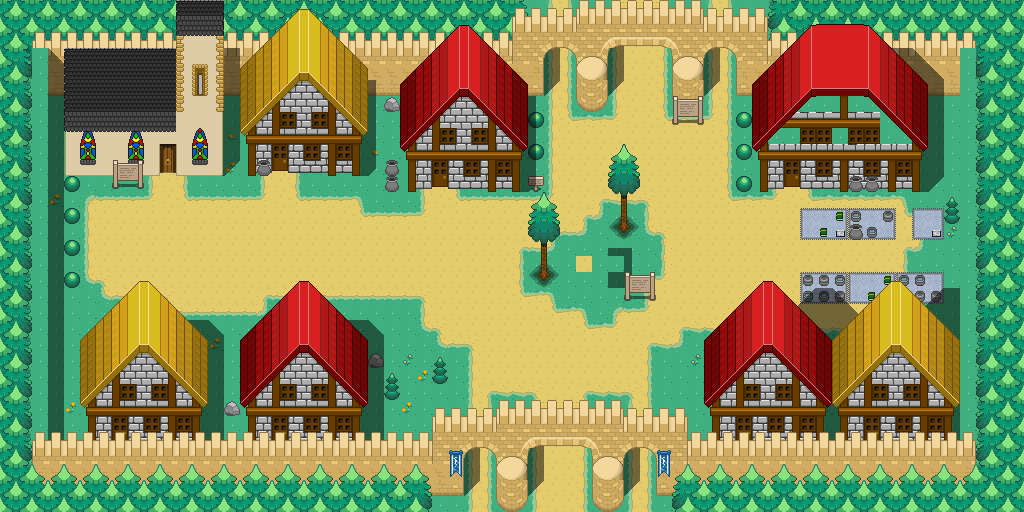

Rendered tile map (Tiled .tmx) drawn with the repository's tilesets; below, a short description and the map source with its tile grids summarised:
An orthogonal 64x32 tile map with 16x16 px tiles, 8 tile layers (ground1, ground2, shadows1, walls1, ...) and 160 objects (29x sign, 18x animatedObject, 13x person, 10x warpField, 4x startField).

<map version="1.0" orientation="orthogonal" renderorder="right-down" width="64" height="32" tilewidth="16" tileheight="16" nextobjectid="393">
 <properties>
  <property name="musicIndex" value="2" />
  <property name="musicType" value="town" />
  <property name="weather" value="clouds" />
 </properties>
 <tileset firstgid="1" name="limbusdev_world2" tilewidth="16" tileheight="16" tilecount="4096">
  <image source="../spritesheets/limbusdev_world2.png" width="1024" height="1024" />
 </tileset>
 <layer name="ground1" width="64" height="32">
  <data>[2048 cells, 2048 non-empty, 17 distinct tile ids]</data>
 </layer>
 <layer name="ground2" width="64" height="32">
  <data>[2048 cells, 34 non-empty, 6 distinct tile ids]</data>
 </layer>
 <layer name="shadows1" width="64" height="32">
  <data>[2048 cells, 40 non-empty, 3 distinct tile ids]</data>
 </layer>
 <layer name="walls1" width="64" height="32">
  <data>[2048 cells, 968 non-empty, 106 distinct tile ids]</data>
 </layer>
 <layer name="objects1" width="64" height="32">
  <data>[2048 cells, 87 non-empty, 28 distinct tile ids]</data>
 </layer>
 <objectgroup name="animatedObjects1">
  <object id="334" name="animatedObject" x="448" y="352" width="16" height="16">
   <properties>
    <property name="index" value="flower2" />
   </properties>
  </object>
  <object id="335" name="animatedObject" x="688" y="336" width="16" height="16">
   <properties>
    <property name="index" value="flower2" />
   </properties>
  </object>
  <object id="336" name="animatedObject" x="672" y="352" width="16" height="16">
   <properties>
    <property name="index" value="flower2" />
   </properties>
  </object>
  <object id="337" name="animatedObject" x="928" y="272" width="16" height="16">
   <properties>
    <property name="index" value="pan1" />
   </properties>
  </object>
  <object id="338" name="animatedObject" x="528" y="160" width="16" height="16">
   <properties>
    <property name="index" value="flower2" />
   </properties>
  </object>
  <object id="339" name="animatedObject" x="224" y="176" width="16" height="16">
   <properties>
    <property name="index" value="flower2" />
   </properties>
  </object>
  <object id="340" name="animatedObject" x="64" y="224" width="16" height="16">
   <properties>
    <property name="index" value="flower2" />
   </properties>
  </object>
  <object id="341" name="animatedObject" x="80" y="304" width="16" height="16">
   <properties>
    <property name="index" value="flower2" />
   </properties>
  </object>
  <object id="342" name="animatedObject" x="528" y="96" width="16" height="16">
   <properties>
    <property name="index" value="flag1" />
   </properties>
  </object>
  <object id="343" name="animatedObject" x="736" y="64" width="16" height="16">
   <properties>
    <property name="index" value="flag1" />
   </properties>
  </object>
  <object id="344" name="animatedObject" x="864" y="208" width="16" height="16">
   <properties>
    <property name="index" value="pan1" />
   </properties>
  </object>
  <object id="345" name="animatedObject" x="880" y="224" width="16" height="16">
   <properties>
    <property name="index" value="pan1" />
   </properties>
  </object>
  <object id="346" name="animatedObject" x="320" y="176" width="16" height="16">
   <properties>
    <property name="index" value="tree1" />
   </properties>
  </object>
  <object id="347" name="animatedObject" x="400" y="192" width="16" height="16">
   <properties>
    <property name="index" value="tree1" />
   </properties>
  </object>
  <object id="350" name="animatedObject" x="192" y="176" width="16" height="16">
   <properties>
    <property name="frameDuration" value="0.09" />
    <property name="index" value="monster4" />
   </properties>
  </object>
  <object id="353" name="animatedObject" x="304" y="176" width="16" height="16">
   <properties>
    <property name="index" value="flower2" />
   </properties>
  </object>
  <object id="354" name="animatedObject" x="336" y="176" width="16" height="16">
   <properties>
    <property name="index" value="flower2" />
   </properties>
  </object>
  <object id="377" name="animatedObject" x="560" y="288" width="16" height="16">
   <properties>
    <property name="frameDuration" value="0.09" />
    <property name="index" value="monster15" />
   </properties>
  </object>
 </objectgroup>
 <objectgroup name="people" visible="0" />
 <layer name="shadows2" width="64" height="32">
  <data>[2048 cells, 134 non-empty, 7 distinct tile ids]</data>
 </layer>
 <layer name="tops1" width="64" height="32">
  <data>[2048 cells, 479 non-empty, 74 distinct tile ids]</data>
 </layer>
 <layer name="tops2" width="64" height="32">
  <data>[2048 cells, 378 non-empty, 114 distinct tile ids]</data>
 </layer>
 <objectgroup name="colliderWalls1" visible="0">
  <object id="203" x="64" y="144" width="96" height="32" />
  <object id="205" x="176" y="144" width="48" height="32" />
  <object id="206" x="64" y="96" width="160" height="48" />
  <object id="207" x="160" y="144" width="16" height="16" />
  <object id="208" x="240" y="160" width="32" height="16" />
  <object id="209" x="288" y="160" width="80" height="16" />
  <object id="210" x="240" y="144" width="128" height="16" />
  <object id="211" x="240" y="96" width="128" height="48" />
  <object id="213" x="400" y="176" width="32" height="16" />
  <object id="214" x="448" y="176" width="80" height="16" />
  <object id="216" x="400" y="96" width="128" height="80" />
  <object id="217" x="384" y="160" width="16" height="32" />
  <object id="218" x="384" y="96" width="16" height="16" />
  <object id="219" x="112" y="176" width="32" height="16" />
  <object id="220" x="64" y="176" width="16" height="16" />
  <object id="221" x="64" y="208" width="16" height="16" />
  <object id="222" x="64" y="240" width="16" height="16" />
  <object id="223" x="64" y="272" width="16" height="16" />
  <object id="224" x="224" y="400" width="16" height="16" />
  <object id="225" x="368" y="352" width="16" height="16" />
  <object id="227" x="384" y="384" width="16" height="16" />
  <object id="228" x="432" y="368" width="16" height="16" />
  <object id="230" x="256" y="336" width="96" height="16" />
  <object id="231" x="272" y="320" width="64" height="16" />
  <object id="232" x="288" y="304" width="32" height="16" />
  <object id="234" x="96" y="336" width="96" height="16" />
  <object id="235" x="112" y="320" width="64" height="16" />
  <object id="236" x="128" y="304" width="32" height="16" />
  <object id="237" x="528" y="256" width="32" height="32" />
  <object id="238" x="624" y="288" width="32" height="16" />
  <object id="242" x="608" y="208" width="32" height="32" />
  <object id="243" x="528" y="112" width="16" height="16" />
  <object id="244" x="528" y="144" width="16" height="16" />
  <object id="245" x="528" y="176" width="16" height="16" />
  <object id="246" x="736" y="112" width="16" height="16" />
  <object id="247" x="736" y="144" width="16" height="16" />
  <object id="248" x="736" y="176" width="16" height="16" />
  <object id="249" x="672" y="112" width="32" height="16" />
  <object id="250" x="752" y="176" width="32" height="16" />
  <object id="251" x="800" y="176" width="128" height="16" />
  <object id="252" x="752" y="96" width="176" height="80" />
  <object id="253" x="944" y="208" width="16" height="16" />
  <object id="256" x="720" y="336" width="96" height="16" />
  <object id="257" x="848" y="336" width="96" height="16" />
  <object id="258" x="736" y="320" width="64" height="16" />
  </objectgroup>
 <objectgroup name="sensors">
  <!-- 56 objects omitted --></objectgroup>
 <objectgroup name="livingEntities">
  <!-- 42 objects omitted --></objectgroup>
 <objectgroup name="objects" visible="0">
  <!-- 29 objects omitted --></objectgroup>
 <objectgroup name="animatedObjects2" />
</map>
<!-- 97 of 160 objects omitted -->